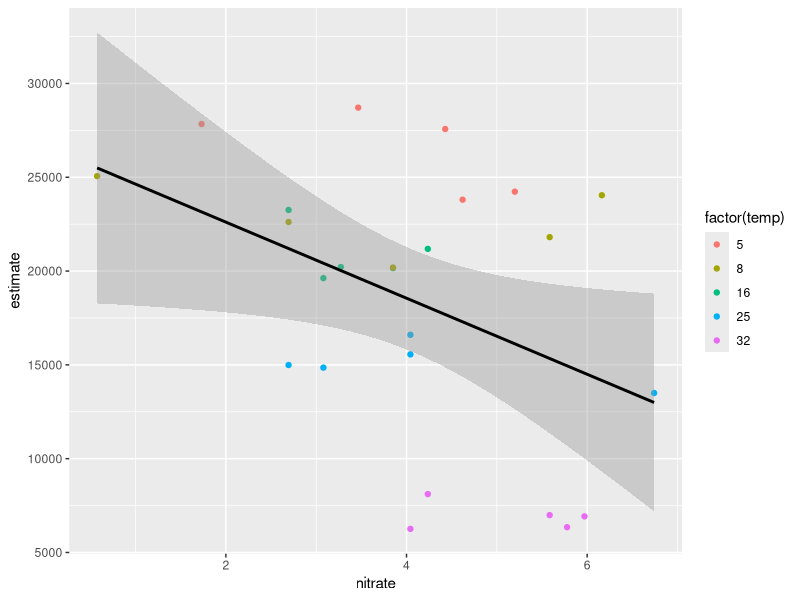
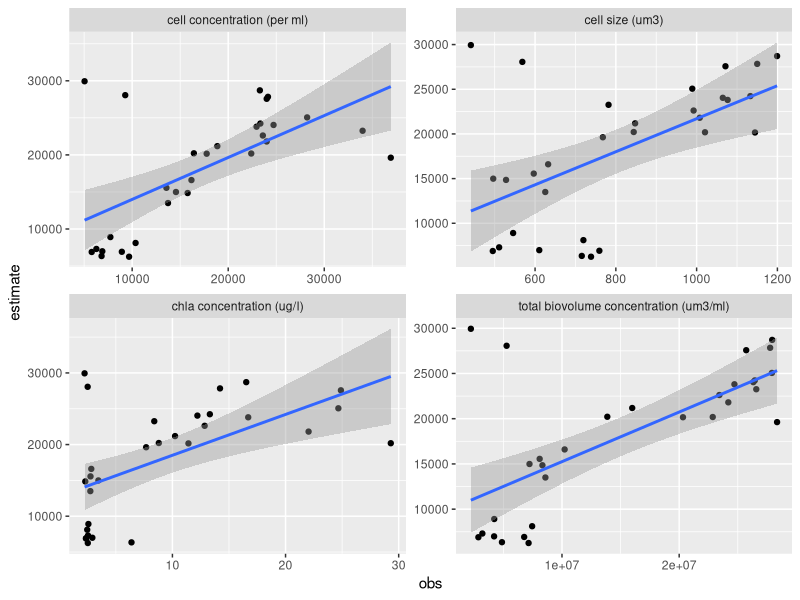
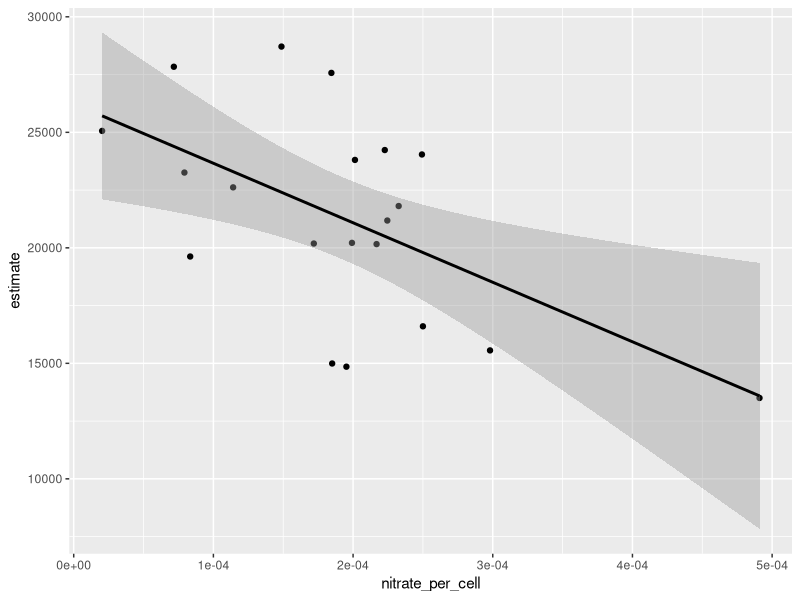
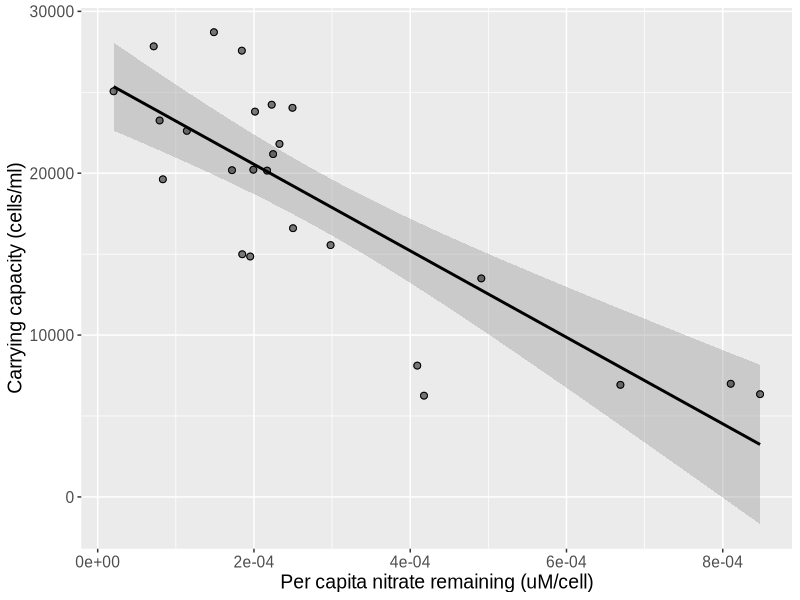
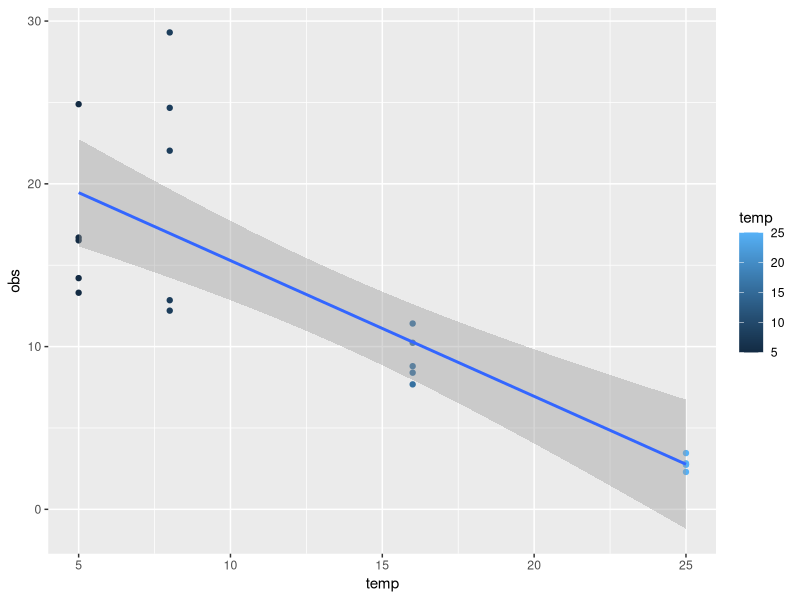
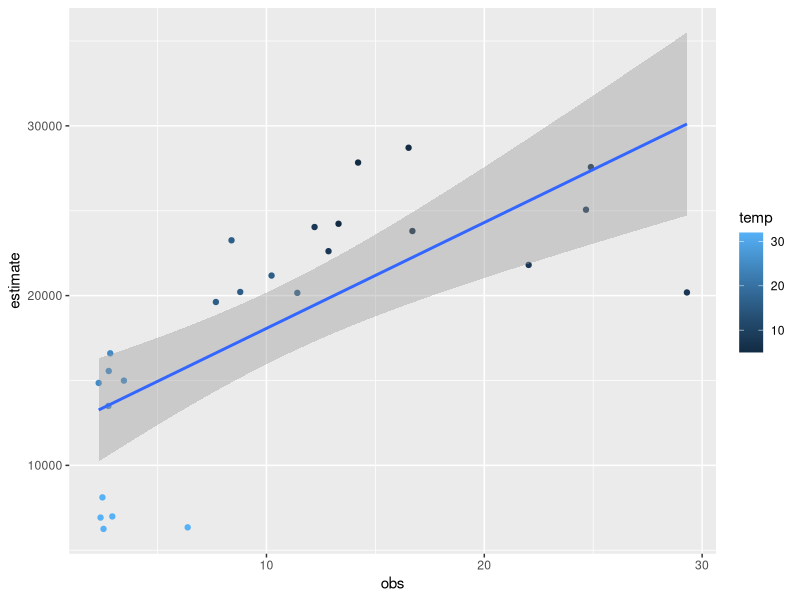
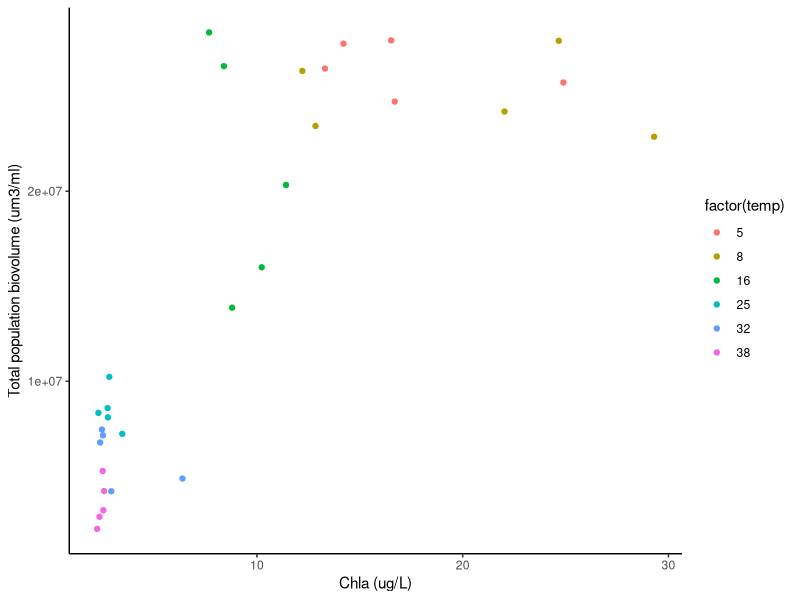
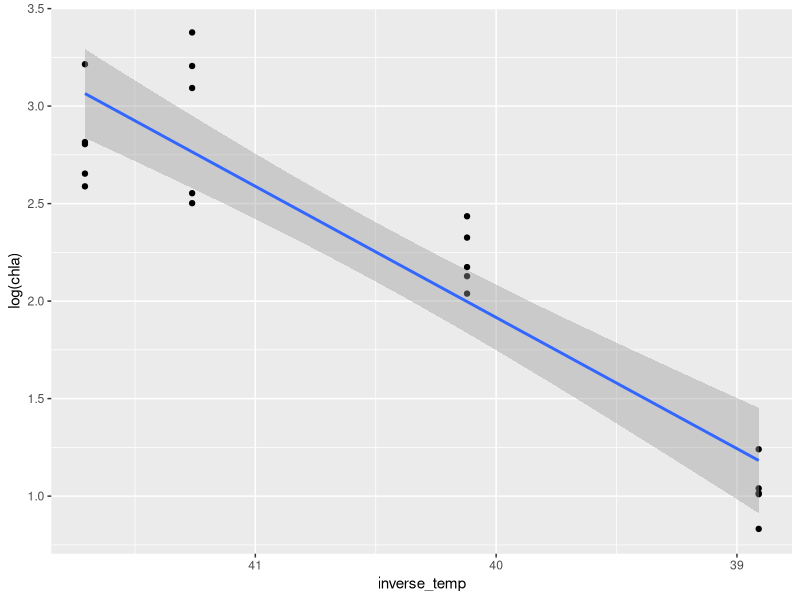

Reproduce these figures in R, in order. (Note: this script raises an error after producing the figures.)

library(tidyverse)
library(cowplot)
### linking K to traits.


params <- read_csv("data-processed/multstart_params.csv")
nitrate <- read_csv("data-processed/nitrate_processed.csv")
final_time_data <- read_csv("data-processed/CH_TT_chla_biovolume_final_time.csv") %>% 
	filter(species == "TT") %>% 
	rename(temp = temperature)

nitrate2 <- nitrate %>% 
	mutate(temp = ifelse(temp == 24, 25, temp)) %>% 
	mutate(temp = as.numeric(temp)) %>% 
	mutate(inverse_temp = 1/(8.62 * 10^(-5)*(temp + 273.15))) %>% 
	filter(species == "TT") %>% 
	unite(col = "unique_id", temp, rep, sep = "_", remove =  FALSE)


np <- left_join(params, nitrate2, by = "unique_id")


np %>% 
	filter(term == "K") %>% 
	filter(temp < 38) %>% 
	ggplot(aes(x = nitrate, y = estimate, color = factor(temp))) + geom_point() + geom_smooth(method = "lm", color = "black")

np %>% 
	filter(term == "K") %>% 
	filter(temp < 38) %>% 
	lm(estimate ~ nitrate, data =.) %>% summary


size_data <- final_time_data %>% 
	mutate(temp = ifelse(temp == 24, 25, temp)) %>% 
	mutate(temp = as.numeric(temp)) %>% 
	mutate(inverse_temp = 1/(8.62 * 10^(-5)*(temp + 273.15))) %>% 
	unite(col = "unique_id", temp, replicate, sep = "_", remove =  FALSE)


sp <- full_join(size_data, np)


sp %>% 
	filter(term == "K") %>% 
	ggplot(aes(x = obs, y = estimate)) + geom_point() +
	facet_wrap( ~ type, scales = "free") + geom_smooth(method = "lm")


sp %>% 
	filter(temp < 31) %>% 
	filter(type == "cell concentration (per ml)", term == "K") %>% 
	mutate(nitrate_per_cell = nitrate/obs) %>% 
	# filter(unique_id != "25_5") %>% 
	ggplot(aes(x = nitrate_per_cell, y = estimate)) + geom_point() + geom_smooth(method = "lm", color = "black") 

sp %>% 
	filter(temp < 33) %>% 
	filter(type == "cell concentration (per ml)", term == "K") %>% 
	mutate(nitrate_use = 10 - nitrate) %>% 
	mutate(nitrate_per_cell = nitrate_use/obs) %>% 
	mutate(nitrate_remaining_per_cell = nitrate/obs) %>% 
	ggplot(aes(x = nitrate_remaining_per_cell, y = estimate)) +  geom_smooth(method = "lm", color = "black") +
	theme(text = element_text(size=14, family = "Arial")) +
	geom_point(size = 2, alpha = 0.5) +
	geom_point(size = 2, shape = 1) +
	ylab("Carrying capacity (cells/ml)") + xlab("Per capita nitrate remaining (uM/cell)")
ggsave("figures/k-v-nitrate.pdf", width = 5, height = 3.5)

sp %>% 
	filter(temp < 33) %>% 
	filter(type == "cell concentration (per ml)", term == "K") %>% 
	mutate(nitrate_use = 10 - nitrate) %>% 
	mutate(nitrate_per_cell = nitrate_use/obs) %>% 
	mutate(nitrate_remaining_per_cell = nitrate/obs) %>% 
	lm(estimate ~ nitrate_remaining_per_cell, data = .) %>% summary

sp %>% 
	filter(temp < 33) %>% 
	filter(type == "cell concentration (per ml)", term == "K") %>% 
	mutate(nitrate_use = 10 - nitrate) %>% 
	mutate(nitrate_per_cell = nitrate_use/obs) %>% 
	mutate(nitrate_remaining_per_cell = nitrate/obs) %>% 
	lm(estimate ~ nitrate, data = .) %>% summary

sp %>% 
	filter(temp < 31) %>% 
	filter(type == "cell concentration (per ml)", term == "K") %>% 
	mutate(nitrate_per_cell = nitrate/obs) %>% 
	lm(estimate ~ nitrate_per_cell, data =.) %>% summary()

sp %>% 
	filter(temp < 32) %>% 
	filter(term == "K", type == 'chla concentration (ug/l)') %>% 
	ggplot(aes(x = temp, y = obs, color = temp)) + geom_point() + geom_smooth(method = "lm") 


sp %>% 
	filter(temp < 33) %>% 
	filter(term == "K", type == 'chla concentration (ug/l)') %>% 
	ggplot(aes(x = obs, y = estimate, color = temp)) + geom_point() + geom_smooth(method = "lm") 
	

nd <- sp %>% 
	# filter(temp < 32) %>% 
	filter(term == "K", type %in% c('chla concentration (ug/l)', "cell concentration (per ml)")) %>% 
	spread(key = type, value = obs) %>%
	ungroup() %>%
	rename(chla = 'chla concentration (ug/l)',
				 cells = 'cell concentration (per ml)') %>% 
	mutate(chl_per = chla/cells)


nd2 <- sp %>% 
	# filter(temp < 32) %>% 
	filter(term == "K", type %in% c('chla concentration (ug/l)', "total biovolume concentration (um3/ml)")) %>% 
	spread(key = type, value = obs) %>%
	ungroup() %>%
	rename(chla = 'chla concentration (ug/l)',
				 biovol = 'total biovolume concentration (um3/ml)') 

nd2 %>% 
	ggplot(aes(x = chla, y = biovol, color = factor(temp))) + geom_point() + theme_classic() +
	ylab("Total population biovolume (um3/ml)") + xlab("Chla (ug/L)")


nd %>% 
	filter(temp < 32) %>% 
	ggplot(aes(x = inverse_temp, y = log(chla))) + geom_point() +
	geom_smooth(method = "lm") + scale_x_reverse() 


nd %>% 
	filter(temp < 32) %>% 
lm(log(chla) ~ inverse_temp, data = .) %>% 
	tidy(., conf.int = TRUE)
	
	
	
	sp %>% 
		filter(temp < 33) %>% 
		filter(term == "K", type == 'cell size (um3)') %>% 
		ggplot(aes(x = obs, y = estimate)) + geom_smooth(method = "lm", color = "black") +
		theme(text = element_text(size=14, family = "Arial")) +
		geom_point(size = 2, alpha = 0.5) +
		geom_point(size = 2, shape = 1) +
		xlab(bquote('Cell biovolume ('*um^3*')')) +
		ylab("Carrying capacity (cells/ml)")
	ggsave("figures/k-v-cell-biovolume.pdf", width = 5, height = 3.5)
	
	
	
	sp %>% 
		filter(temp < 33) %>% 
		filter(term == "K", type %in% c('cell size (um3)', "cell concentration (per ml)")) %>% 
		spread(key = type, value = obs) %>%
		ungroup() %>%
		rename(cell_size = 'cell size (um3)',
					 cells = 'cell concentration (per ml)') %>% 
		mutate(nitrate_per_cell = nitrate/cells) %>% 
		ggplot(aes(x = cell_size, y = nitrate_per_cell)) + geom_smooth(method = "lm", color = "black") +
		geom_point(size = 2, alpha = 0.5) +
		geom_point(size = 2, shape = 1) +
		xlab(bquote('Cell biovolume ('*um^3*')')) + ylab("Nitrate remaining per cell (uM/cell)")
	ggsave("figures/nitrate-v-cell-biovolume.pdf", width = 5, height = 3.5)
	
	
TT_fit <-	read_csv("data-processed/TT_fit.csv")
library(plotrix)

TT_fit %>% 
	filter(days < 13, temperature < 32) %>% 
	group_by(temperature, rep) %>% 
	summarise_each(funs(mean, std.error), cell_volume) %>% 
	# ungroup() %>% 
	ggplot(aes(x = temperature, y = cell_volume_mean)) + 
	geom_jitter(width = 0.7, size = 2, alpha = 0.7) + geom_smooth(method = "lm") +
	ylab(bquote('Cell biovolume ('*um^3*')')) + xlab("Temperature (°C)")
	

t5 <- TT_fit %>% 
	filter(days < 13, temperature == 5, days > 11) 

t8 <- TT_fit %>% 
	filter(temperature == 8) %>% 
	filter(days < 8, days > 7) 

t16 <- TT_fit %>% 
	filter(temperature == 16) %>%
	filter(days < 8, days > 7)

t25 <- TT_fit %>% 
	filter(temperature == 25) %>% 
	filter(days < 4, days > 3)

TT_all <- bind_rows(t5, t8, t16, t25) 

TT_all %>% 
	filter(temperature > 5) %>% 
	ggplot(aes(x = temperature, y = cell_volume)) + 
	 geom_smooth(method = "lm", color = "black") +
	geom_jitter(width = 0.7, size = 2, alpha = 0.7) +
	ylab(bquote('Cell biovolume ('*um^3*')')) + xlab("Temperature (°C)")

	

TT_all %>% 
	filter(temperature > 5) %>% 
	lm(cell_volume ~ temperature, data = .) %>% summary()

sp %>% 
	filter(temp < 33) %>% 
	filter(term == "K", type %in% c('cell size (um3)', "cell concentration (per ml)")) %>% 
	spread(key = type, value = obs) %>%
	ungroup() %>%
	rename(cell_size = 'cell size (um3)',
				 cells = 'cell concentration (per ml)') %>% 
	lm(cell_size ~ temp, data = .) %>% summary()


TT_fit %>% 
	filter(temperature < 32) %>% 
group_by(temperature, rep) %>% 
	top_n(n = 3, wt = days) %>% 
	summarise(mean_size = mean(cell_volume)) %>% 
	ggplot(aes(x = temperature, y = mean_size)) + geom_point()


TT_fit %>% 
	filter(temperature < 32) %>% 
	group_by(temperature, rep) %>% 
	top_n(n = 4, wt = days) %>% 
	summarise(mean_size = mean(cell_volume)) %>% 
	lm(mean_size ~ temperature, data = .) %>% summary()



# make figure 3 -----------------------------------------------------------

population_biomass <- sp %>% 
	mutate(inverse_temp = (1/(.00008617*(temp+273.15)))) %>% 
	filter(temp < 32) %>% 
	filter(type == "total biovolume concentration (um3/ml)") %>% 
	mutate(population_biomass = (0.109*(obs)^0.991)/1000)
population_biomass %>% 
	lm(log(population_biomass) ~ inverse_temp, data = .) %>% summary()
population_biomass %>% 
	lm(log(population_biomass) ~ inverse_temp, data = .) %>% tidy(., conf.int = TRUE)

cell_size <- sp %>% 
	mutate(inverse_temp = (1/(.00008617*(temp+273.15)))) %>% 
	filter(temp < 32) %>% 
	filter(type == "cell size (um3)") %>% 
	mutate(cell_biomass = 0.109*(obs)^0.991)

cell_size %>% 
	lm(cell_biomass ~ inverse_temp, data = .) %>% summary()
cell_size %>% 
	lm(cell_biomass ~ inverse_temp, data = .) %>% tidy(., conf.int = TRUE)

cell_biovolume <- sp %>% 
	mutate(inverse_temp = (1/(.00008617*(temp+273.15)))) %>% 
	filter(temp < 32) %>% 
	filter(type == "cell size (um3)") %>% 
	mutate(cell_biovolume = obs)


nitrate <- sp %>% 
	mutate(inverse_temp = (1/(.00008617*(temp+273.15)))) %>% 
	filter(temp < 32) %>% 
	distinct(unique_id, .keep_all = TRUE)


nitrate %>% 
	lm(nitrate ~ inverse_temp, data = .) %>% summary()
cell_size %>% 
	lm(cell_biomass ~ inverse_temp, data = .) %>% tidy(., conf.int = TRUE)


pop_biomass_plot <- population_biomass %>% 
	ggplot(aes(x = inverse_temp, y = log(population_biomass))) +
	geom_smooth(method = "lm", size =1, color = "black") +
	geom_point(size = 2, alpha = 0.2) + 
	geom_point(size = 2, shape = 1) + 
	scale_x_reverse(sec.axis = sec_axis(~((1/(.*8.62 * 10^(-5)))-273.15))) + xlab("Temperature (1/kT)") +
	ylab(bquote('Ln population biomass (mg C '*~mL^-1*')')) +
	theme(plot.title = element_text(hjust = 0.5, size = 14)) +
	theme_bw() +
	theme(text = element_text(size=12, family = "Arial"),
				panel.grid.major = element_blank(), 
				panel.grid.minor = element_blank(),
				panel.background = element_rect(colour = "black", size=0.5),
				plot.title = element_text(hjust = 0.5, size = 12)) +
	ggtitle("Temperature (°C)")

nitrate_plot <- nitrate %>% 
	ggplot(aes(x = inverse_temp, y = nitrate)) +
	geom_smooth(method = "lm", size =1, color = "black") +
	geom_point(size = 2, alpha = 0.2) + 
	geom_point(size = 2, shape = 1) + 
	scale_x_reverse(sec.axis = sec_axis(~((1/(.*8.62 * 10^(-5)))-273.15))) + xlab("Temperature (1/kT)") +
	ylab("Nitrate remaining (uM)") +
	theme(text = element_text(size=12, family = "Arial")) +
	theme(panel.border = element_rect(colour = "black", fill=NA, size=0.5)) +
	theme(plot.title = element_text(hjust = 0.5, size = 14)) +
	theme_bw() +
	theme(text = element_text(size=12, family = "Arial"),
				panel.grid.major = element_blank(), 
				panel.grid.minor = element_blank(),
				panel.background = element_rect(colour = "black", size=0.5),
				plot.title = element_text(hjust = 0.5, size = 12)) +
	ggtitle("Temperature (°C)")
cell_plot <- cell_size %>% 
	ggplot(aes(x = inverse_temp, y = cell_biomass)) +
	geom_smooth(method = "lm", size =1, color = "black") +
	geom_point(size = 2, alpha = 0.2) + 
	geom_point(size = 2, shape = 1) + 
	scale_x_reverse(sec.axis = sec_axis(~((1/(.*8.62 * 10^(-5)))-273.15))) + xlab("Temperature (1/kT)") +
	ylab(bquote('Cell size (ug C '*~cell^-1*')')) +
	theme_bw() +
ggtitle("Temperature (°C)") +
	theme(text = element_text(size=12, family = "Arial"),
		panel.grid.major = element_blank(), 
				panel.grid.minor = element_blank(),
				panel.background = element_rect(colour = "black", size=0.5),
		plot.title = element_text(hjust = 0.5, size = 12))
fig3 <- plot_grid(nitrate_plot, cell_plot, pop_biomass_plot, labels = c("A)", "B)", "C)"), label_fontface = "plain", ncol = 3, nrow = 1, label_x = 0, hjust = 0)
save_plot("figures/k-temp-figure3.pdf", fig3, nrow = 1, ncol = 3, base_height = 3.3, base_width = 3.5)


